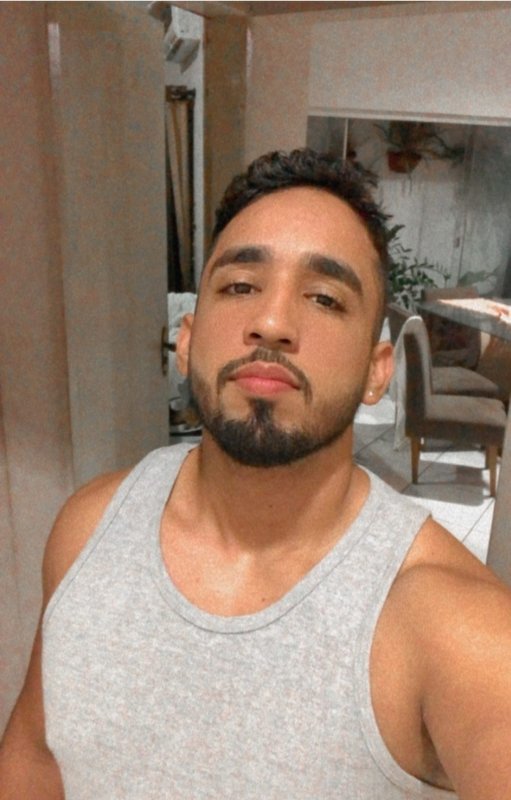
#> input picture imagens/PAULO.jpeg, 1021 x 1600 px (shown at 1/2 size)
$ jupyter execute 05_preparacao_imagens_ia.ipynb
#> lines starting #> are read from the running program, lines starting #| are printed output that depends on the picture; long printed decimals are rounded
# Laboratório 09 — Preparação de Imagens para IA

## Objetivo
Preparar imagens para utilização em modelos
de inteligência artificial e aprendizado de máquina.

## Conteúdos
- Padronização de dimensões
- Conversão de imagens em matrizes NumPy
- Normalização de pixels
- Organização dos dados para modelos de IA

## Ferramentas
- Python
- Pillow
- NumPy
- Matplotlib

[cell 1]
from PIL import Image
import numpy as np
import matplotlib.pyplot as plt

# Carregando a fotografia original
foto = Image.open("../imagens/PAULO.jpeg").convert("RGB")
#> foto is the input picture: PIL image 1021x1600 RGB; mean R, G, B 154.1, 129.3, 111.7

# Padronizando as dimensões para 224 × 224 pixels
foto_padronizada = foto.resize(
    (224, 224),
    resample=Image.Resampling.LANCZOS
)
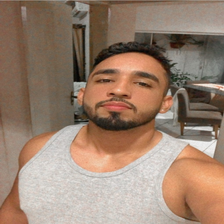
#> foto_padronizada: PIL image 224x224 RGB; mean R, G, B 154, 129.2, 111.6

# Convertendo para matriz NumPy
matriz = np.array(foto_padronizada)

# Consultando as dimensões
print("Dimensões originais:", foto.size)
#| Dimensões originais: (1021, 1600)
print("Dimensões padronizadas:", foto_padronizada.size)
#| Dimensões padronizadas: (224, 224)
print("Formato da matriz:", matriz.shape)
#| Formato da matriz: (224, 224, 3)

# Visualizando a imagem padronizada
plt.imshow(foto_padronizada)
plt.title("Imagem padronizada — 224 × 224")
plt.axis("off")
plt.show()

[cell 2]
matriz_normalizada = matriz.astype("float32") / 255.0

print("Tipo original:", matriz.dtype)
#| Tipo original: uint8
print("Tipo normalizado:", matriz_normalizada.dtype)
#| Tipo normalizado: float32

print("Menor valor normalizado:", matriz_normalizada.min())
#| Menor valor normalizado: 0.0
print("Maior valor normalizado:", matriz_normalizada.max())
#| Maior valor normalizado: 0.9843

print("Pixel original:", matriz[0, 0])
#| Pixel original: [138 115 102]
print("Pixel normalizado:", matriz_normalizada[0, 0])
#| Pixel normalizado: [0.5412 0.451 0.4      ]

[cell 3]
fig, eixos = plt.subplots(1, 2, figsize=(9, 5))

# Imagem original: valores de 0 a 255
eixos[0].imshow(matriz)
eixos[0].set_title("Original — uint8")
eixos[0].axis("off")

# Imagem normalizada: valores de 0 a 1
eixos[1].imshow(matriz_normalizada)
eixos[1].set_title("Normalizada — float32")
eixos[1].axis("off")

plt.tight_layout()
plt.show()
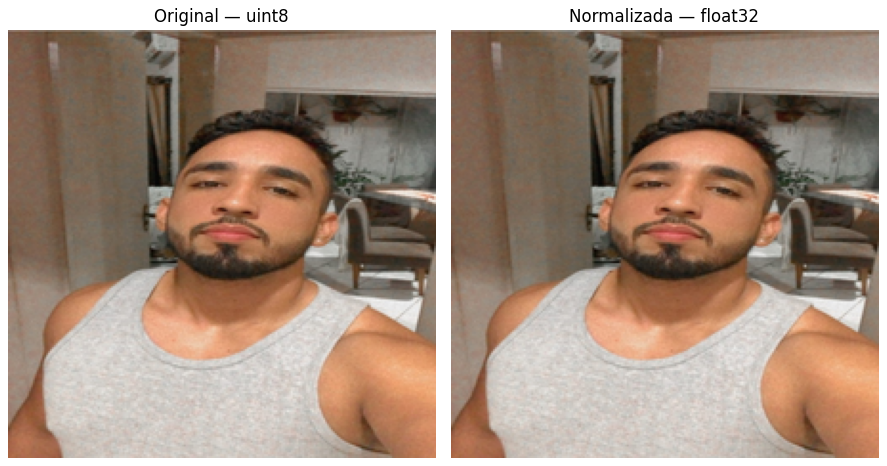
#> figure drawn by matplotlib, 2 panels

[cell 4]
# Reconstruindo a escala original
matriz_recuperada = matriz_normalizada * 255.0

# Calculando a maior diferença entre os pixels
diferenca = np.abs(
    matriz.astype("float32") - matriz_recuperada
)
#> diferenca: shape (224, 224, 3) float32; every value is 0

print("Maior diferença:", diferenca.max())
#| Maior diferença: 0.0
print("Diferença média:", diferenca.mean())
#| Diferença média: 0.0

# Comparando o primeiro pixel
print("Original:", matriz[0, 0])
#| Original: [138 115 102]
print("Recuperado:", matriz_recuperada[0, 0])
#| Recuperado: [138. 115. 102.]

[cell 5]
# Adicionando a dimensão de batch
lote_imagens = np.expand_dims(
    matriz_normalizada,
    axis=0
)

print("Formato original:", matriz_normalizada.shape)
#| Formato original: (224, 224, 3)
print("Formato com batch:", lote_imagens.shape)
#| Formato com batch: (1, 224, 224, 3)
print("Quantidade de imagens:", lote_imagens.shape[0])
#| Quantidade de imagens: 1

$ run again, with imagens/paisagem.jpg copied over imagens/PAULO.jpeg
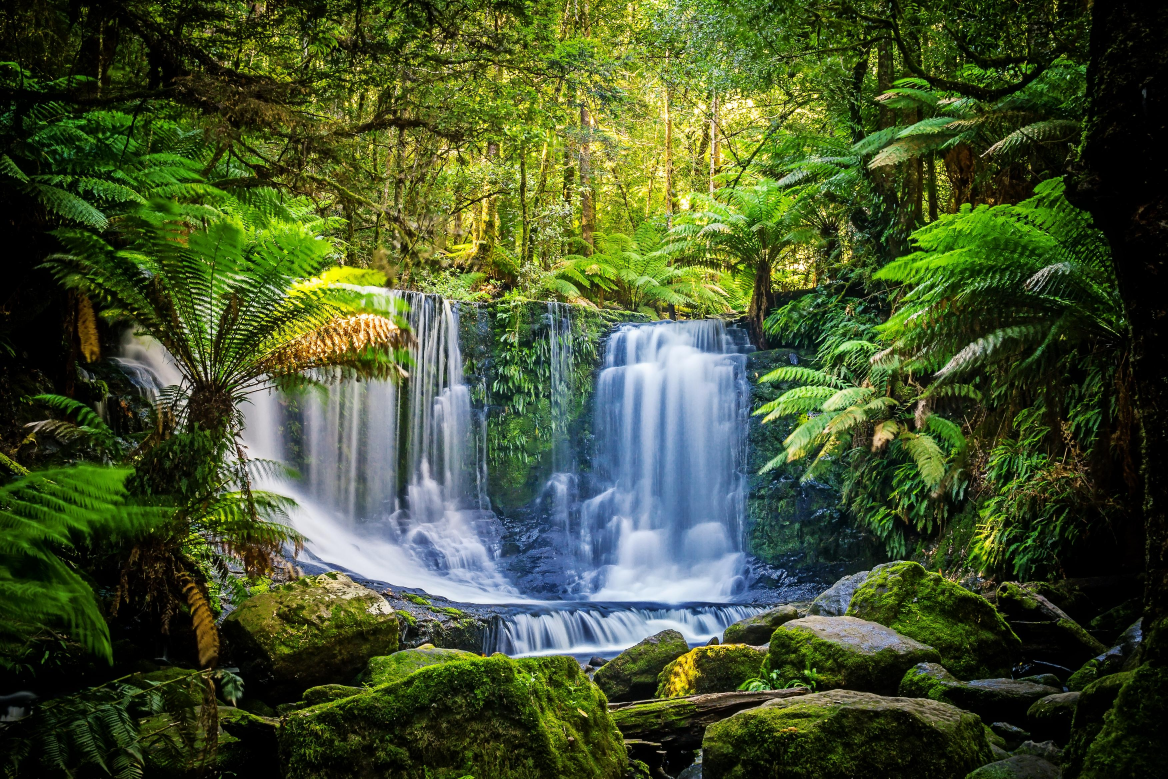
#> input picture imagens/paisagem.jpg, 3504 x 2336 px (shown at 1/3 size)
#> foto is the input picture: PIL image 3504x2336 RGB; mean R, G, B 68.2, 82.5, 46.4
#> `foto_padronizada = foto.resize( (224, 224), resample=Image.Resampling...`:
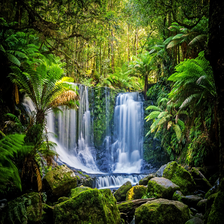
#> foto_padronizada: PIL image 224x224 RGB; mean R, G, B 68.3, 82.6, 46.5
#| Dimensões originais: (3504, 2336)
#| Dimensões padronizadas: (224, 224)
#| Formato da matriz: (224, 224, 3)
#| Tipo original: uint8
#| Tipo normalizado: float32
#| Menor valor normalizado: 0.0
#| Maior valor normalizado: 1.0
#| Pixel original: [ 9 11  5]
#| Pixel normalizado: [0.03529 0.04314 0.01961]
#> `plt.show()`:
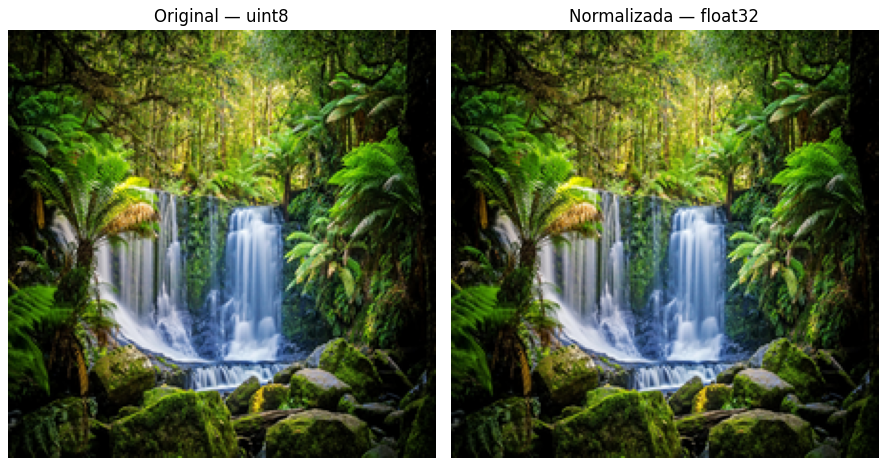
#> figure drawn by matplotlib, 2 panels
#> diferenca: shape (224, 224, 3) float32; every value is 0
#| Maior diferença: 0.0
#| Diferença média: 0.0
#| Original: [ 9 11  5]
#| Recuperado: [ 9. 11.  5.]
#| Formato original: (224, 224, 3)
#| Formato com batch: (1, 224, 224, 3)
#| Quantidade de imagens: 1
